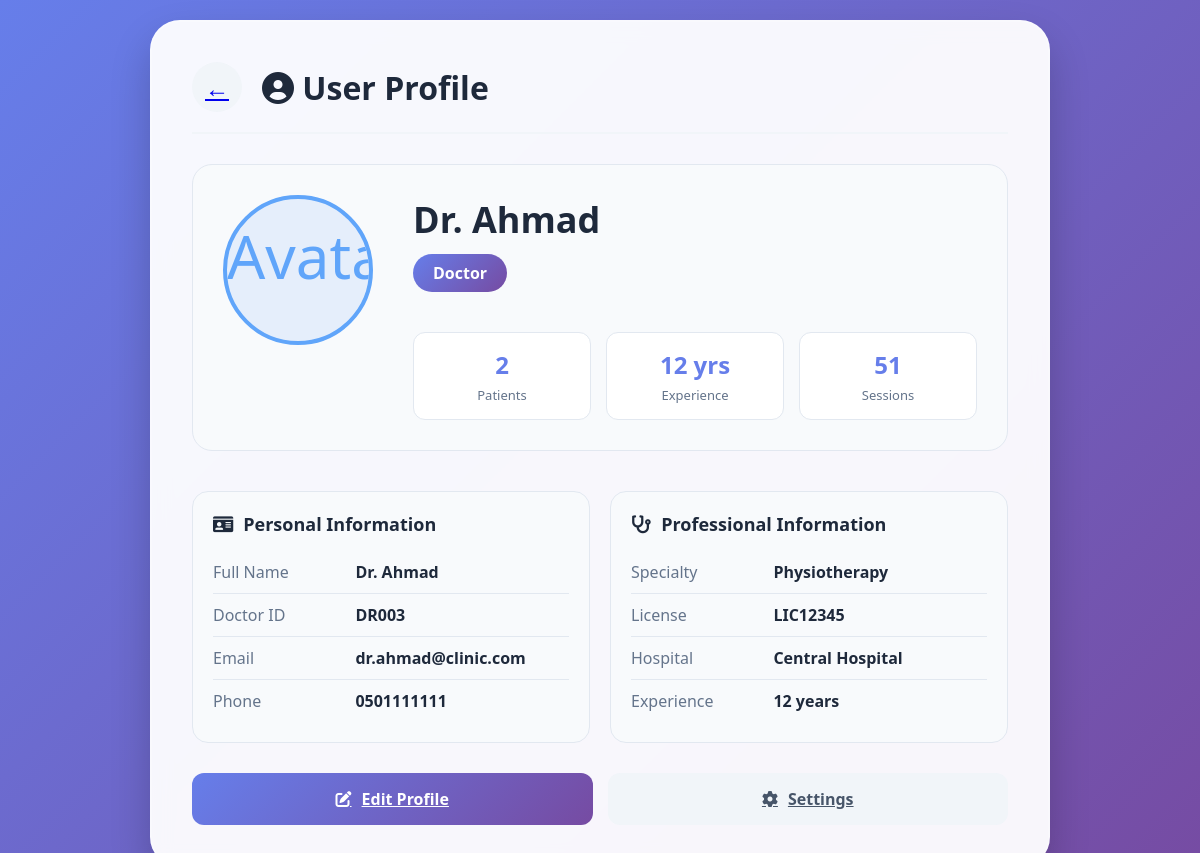
Screenshot of /profile/ (signed in) with the database file from the repository.
### api/models.py (models this page shows, shortened)
class Users(models.Model):
    id = models.AutoField(primary_key=True)
    name = models.CharField(max_length=100)
    email = models.CharField(unique=True, max_length=100)
    password = models.CharField(max_length=255)
    role = models.CharField(max_length=10)
    phone = models.CharField(max_length=20)
    avatar = models.CharField(max_length=255)
    is_active = models.IntegerField(blank=True, null=True)
    last_login = models.TextField(blank=True, null=True)
    created_at = models.TextField(blank=True, null=True)
    updated_at = models.TextField(blank=True, null=True)
    class Meta:
        managed = False
        db_table = 'users'

class Doctors(models.Model):
    user = models.OneToOneField(Users, models.DO_NOTHING)
    doctor_id = models.TextField(unique=True)
    specialty = models.TextField()
    license_number = models.TextField(unique=True)
    hospital = models.TextField()
    experience = models.IntegerField(blank=True, null=True)
    available = models.IntegerField(blank=True, null=True)
    class Meta:
        managed = False
        db_table = 'doctors'

### api/views.py (the view, shortened to what this page needs)
# urls.py: path('profile/', views.profile, name='profile'),
def profile(request):
    user_id = request.session.get('user_id')
    if not user_id:
        return redirect('/gamer-login/')
    try:
        user = Users.objects.get(id=user_id)
    except Users.DoesNotExist:
        return redirect('/gamer-login/')
    context = {'user': user, 'role': user.role}
    if user.role == 'doctor':
        try:
            doctor = Doctors.objects.get(user=user)
        except Doctors.DoesNotExist:
            doctor = None
        patient_count = Patients.objects.filter(
            assigned_doctor_id=user.id
        ).count()
        total_sessions = GameSessions.objects.filter(
            patient__assigned_doctor_id=user.id
        ).count()
        context.update({
            'doctor': doctor,
            'patient_count': patient_count,
            'total_sessions': total_sessions,
        })
    return render(request, 'profile.html', context)

### templates/profile.html (shortened to what this page needs)
{% load static %}
<!DOCTYPE html>
<html lang="en">
<head>
    <link rel="stylesheet" href="https://cdnjs.cloudflare.com/ajax/libs/font-awesome/6.0.0-beta3/css/all.min.css">
    <link rel="stylesheet" href="{% static 'css/style.css' %}">
</head>
<body>
    <div class="profile-container">
        <div class="profile-header">
            {% if role == 'doctor' %}
                <a class="back-btn" href="{% url 'doctor_dashboard' %}">←</a>
            {% else %}
                <a class="back-btn" href="{% url 'patient_dashboard' %}">←</a>
            {% endif %}
            <h2><i class="fas fa-user-circle"></i> User Profile</h2>
        </div>
        <div class="profile-card">
            <div class="profile-avatar-large">
                {% if user.avatar and user.avatar != 'default-avatar.png' %}
                    <img src="{{ user.avatar }}" alt="Avatar">
                {% else %}
                    <i class="fas fa-user-circle"></i>
                {% endif %}
            </div>
            <div class="profile-info">
                <div class="profile-name">{{ user.name }}</div>
                <div class="profile-role">{{ role|capfirst }}</div>
                <div class="profile-stats">
                    {% if role == 'doctor' %}
                        <div class="stat-box">
                            <div class="stat-value">{{ patient_count }}</div>
                            <div class="stat-label">Patients</div>
                        </div>
                        <div class="stat-box">
                            <div class="stat-value">{% if doctor.experience %}{{ doctor.experience }} yrs{% else %}—{% endif %}</div>
                            <div class="stat-label">Experience</div>
                        </div>
                        <div class="stat-box">
                            <div class="stat-value">{{ total_sessions }}</div>
                            <div class="stat-label">Sessions</div>
                        </div>
                    {% endif %}
                </div>
            </div>
        </div>
        <div class="info-grid">
            <div class="info-card">
                <h3><i class="fas fa-id-card"></i> Personal Information</h3>
                <div class="info-row">
                    <span class="info-label">Full Name</span>
                    <span class="info-value">{{ user.name }}</span>
                </div>
                <div class="info-row">
                    <span class="info-label">{% if role == 'doctor' %}Doctor ID{% else %}Patient ID{% endif %}</span>
                    <span class="info-value">
                        {% if role == 'doctor' %}
                            {% if doctor %}{{ doctor.doctor_id }}{% else %}—{% endif %}
                        {% else %}
                            {% if patient %}{{ patient.patient_id }}{% else %}—{% endif %}
                        {% endif %}
                    </span>
                </div>
                <div class="info-row">
                    <span class="info-label">Email</span>
                    <span class="info-value">{{ user.email }}</span>
                </div>
                <div class="info-row">
                    <span class="info-label">Phone</span>
                    <span class="info-value">{{ user.phone|default:"Not specified" }}</span>
                </div>
            </div>
            {% if role == 'doctor' %}
            <div class="info-card">
                <h3><i class="fas fa-stethoscope"></i> Professional Information</h3>
                <div class="info-row">
                    <span class="info-label">Specialty</span>
                    <span class="info-value">{% if doctor %}{{ doctor.specialty|default:"Not specified" }}{% else %}Not specified{% endif %}</span>
                </div>
                <div class="info-row">
                    <span class="info-label">License</span>
                    <span class="info-value">{% if doctor %}{{ doctor.license_number|default:"—" }}{% else %}—{% endif %}</span>
                </div>
                <div class="info-row">
                    <span class="info-label">Hospital</span>
                    <span class="info-value">{% if doctor %}{{ doctor.hospital|default:"Not specified" }}{% else %}Not specified{% endif %}</span>
                </div>
                <div class="info-row">
                    <span class="info-label">Experience</span>
                    <span class="info-value">{% if doctor and doctor.experience %}{{ doctor.experience }} years{% else %}Not specified{% endif %}</span>
                </div>
            </div>
            {% endif %}
        </div>
        <div class="action-buttons">
            {% if role == 'doctor' %}
                <a class="btn-edit" href="{% url 'edit_doctor_profile' %}">
                    <i class="fas fa-edit"></i> Edit Profile
                </a>
            {% else %}
                <a class="btn-edit" href="{% url 'edit_patient_profile' %}">
                    <i class="fas fa-edit"></i> Edit Profile
                </a>
            {% endif %}
            <a class="btn-settings" href="{% url 'settings' %}">
                <i class="fas fa-cog"></i> Settings
            </a>
        </div>
    </div>
</body>
</html>

### templates/profile.html (style rules this page uses)
* { margin: 0; padding: 0; box-sizing: border-box; font-family: 'Segoe UI', Tahoma, Geneva, Verdana, sans-serif; }
body { background: linear-gradient(135deg, #667eea 0%, #764ba2 100%); min-height: 100vh; display: flex; justify-content: center; align-items: center; padding: 20px; }
.profile-container { max-width: 900px; width: 100%; background: rgba(255, 255, 255, 0.95); border-radius: 30px; padding: 40px; box-shadow: 0 20px 40px rgba(0, 0, 0, 0.2); backdrop-filter: blur(10px); border: 2px solid rgba(255, 255, 255, 0.2); }
.profile-header { display: flex; align-items: center; gap: 20px; margin-bottom: 30px; padding-bottom: 20px; border-bottom: 2px solid #f1f5f9; }
.back-btn { width: 50px; height: 50px; background: #f1f5f9; border: none; border-radius: 50%; font-size: 24px; cursor: pointer; transition: all 0.3s; display: flex; align-items: center; justify-content: center; }
.profile-header h2 { color: #1e293b; font-size: 32px; font-weight: 700; }
.profile-card { display: flex; gap: 40px; margin-bottom: 40px; padding: 30px; background: #f8fafc; border-radius: 20px; border: 1px solid #e2e8f0; }
.profile-avatar-large { width: 150px; height: 150px; background: rgba(59, 130, 246, 0.1); border-radius: 50%; display: flex; align-items: center; justify-content: center; font-size: 60px; color: #60a5fa; border: 4px solid #60a5fa; overflow: hidden; }
.profile-avatar-large img { width: 100%; height: 100%; object-fit: cover; }
.profile-info { flex: 1; }
.profile-name { font-size: 36px; font-weight: 700; color: #1e293b; margin-bottom: 10px; }
.profile-role { display: inline-block; padding: 8px 20px; background: linear-gradient(135deg, #667eea, #764ba2); color: white; border-radius: 30px; font-weight: 600; margin-bottom: 20px; }
.profile-stats { display: grid; grid-template-columns: repeat(3, 1fr); gap: 15px; margin-top: 20px; }
.stat-box { background: white; padding: 15px; border-radius: 12px; text-align: center; border: 1px solid #e2e8f0; }
.stat-value { font-size: 24px; font-weight: 700; color: #667eea; margin-bottom: 5px; }
.stat-label { color: #64748b; font-size: 13px; }
.info-grid { display: grid; grid-template-columns: repeat(2, 1fr); gap: 20px; margin-bottom: 30px; }
.info-card { background: #f8fafc; padding: 20px; border-radius: 16px; border: 1px solid #e2e8f0; }
.info-card h3 { color: #1e293b; font-size: 18px; margin-bottom: 15px; display: flex; align-items: center; gap: 10px; }
.info-row { display: flex; padding: 10px 0; border-bottom: 1px solid #e2e8f0; }
.info-row:last-child { border-bottom: none; }
.info-label { width: 40%; color: #64748b; font-weight: 500; }
.info-value { width: 60%; color: #1e293b; font-weight: 600; }
.action-buttons { display: flex; gap: 15px; margin-top: 30px; }
.btn-edit, .btn-settings { flex: 1; padding: 15px; border: none; border-radius: 12px; font-size: 16px; font-weight: 600; cursor: pointer; transition: all 0.3s; display: flex; align-items: center; justify-content: center; gap: 10px; }
.btn-edit { background: linear-gradient(135deg, #667eea, #764ba2); color: white; }
.btn-settings { background: #f1f5f9; color: #475569; }

### rows the page displays
Users: name "Dr. Ahmad", role "Doctor", email "dr.ahmad@clinic.com", phone "0501111111"
Doctors: experience "12", doctor_id "DR003", specialty "Physiotherapy", license_number "LIC12345", hospital "Central Hospital"

### other values shown
{{ patient_count }} "2"
{{ total_sessions }} "51"
